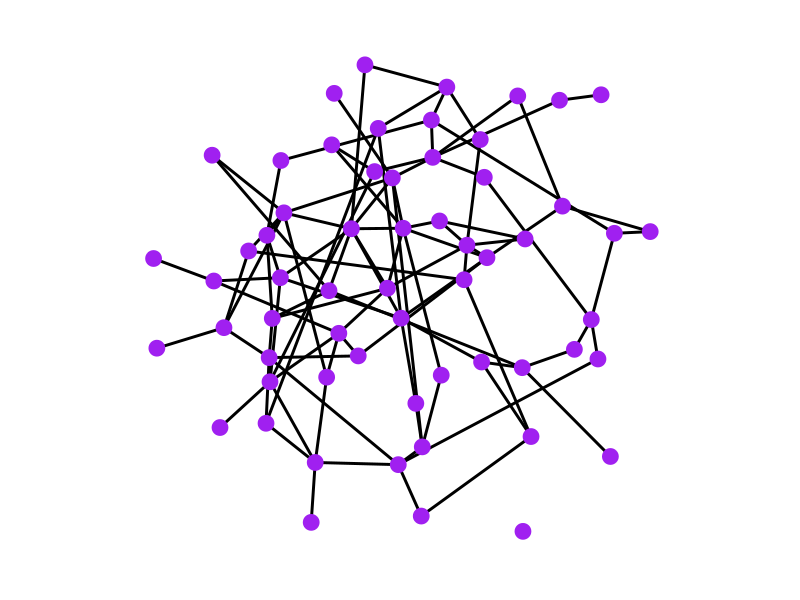
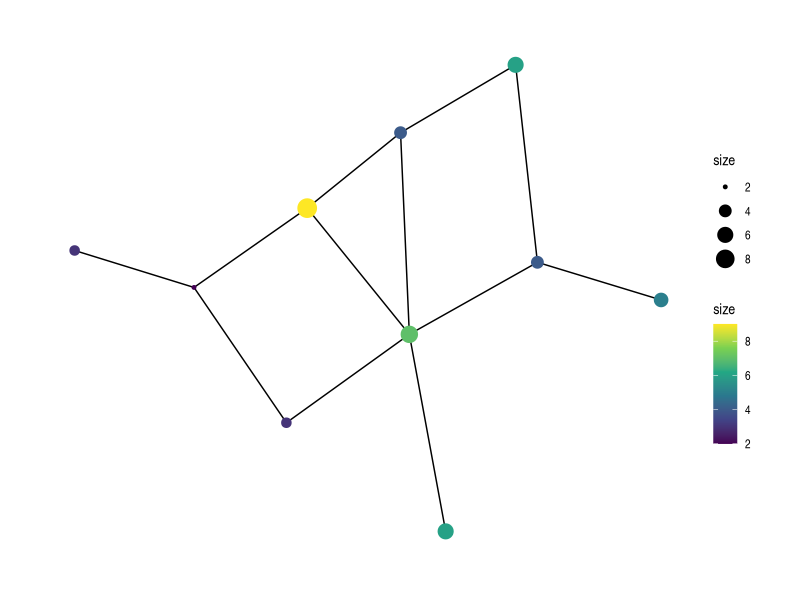
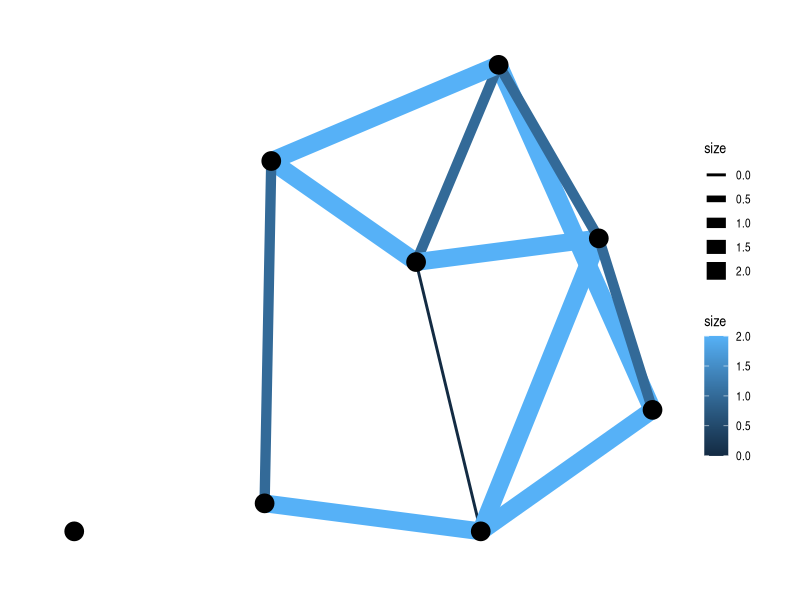
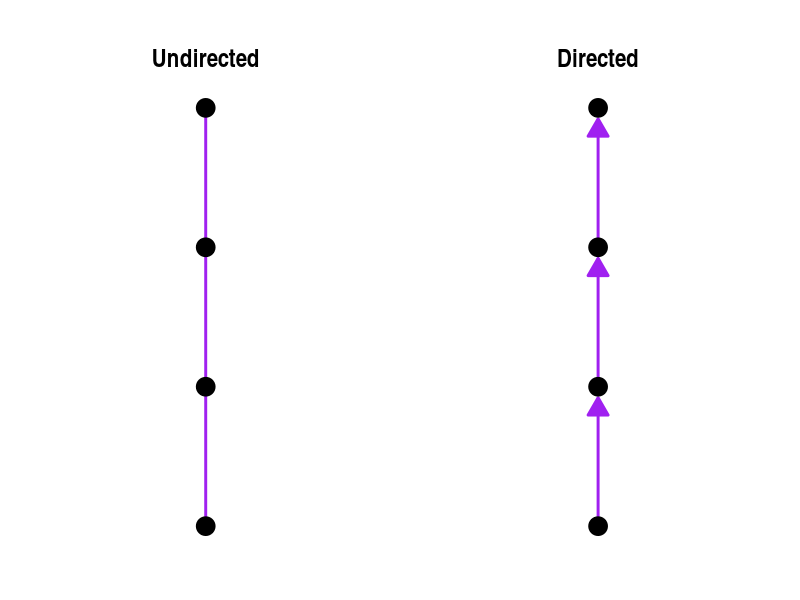
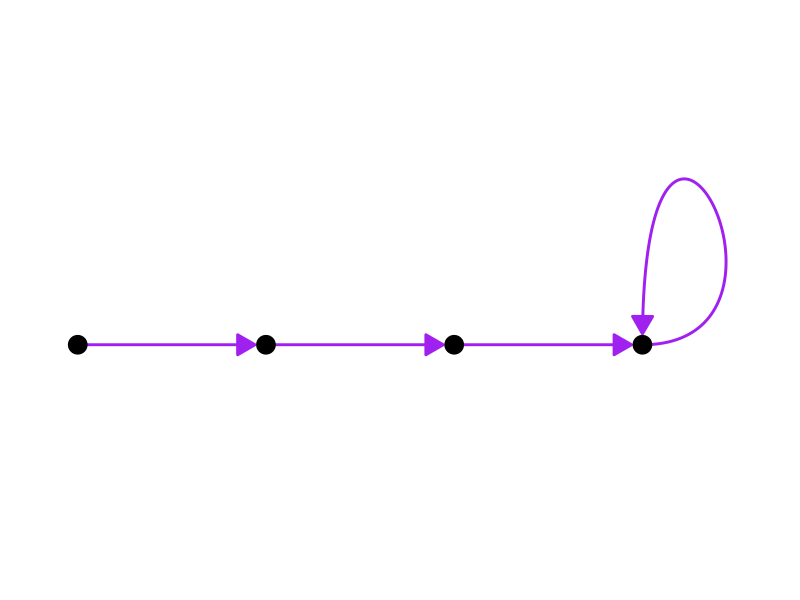
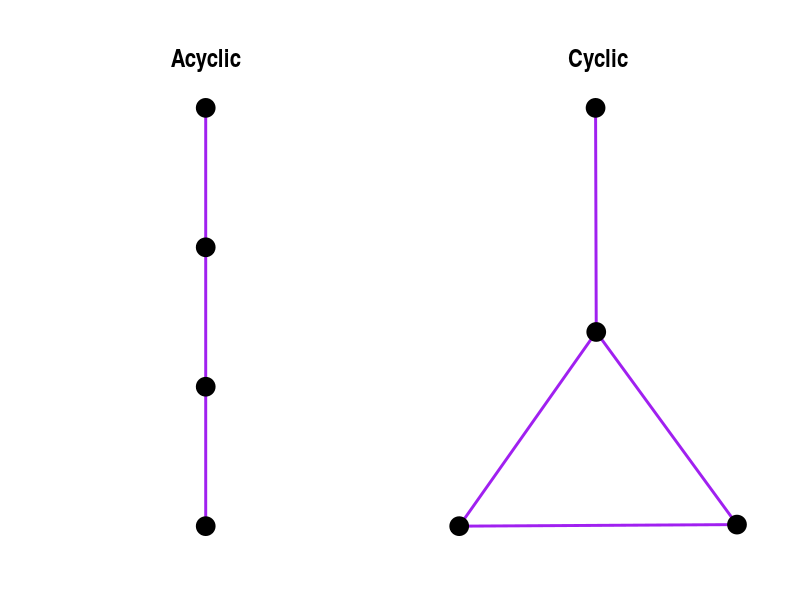
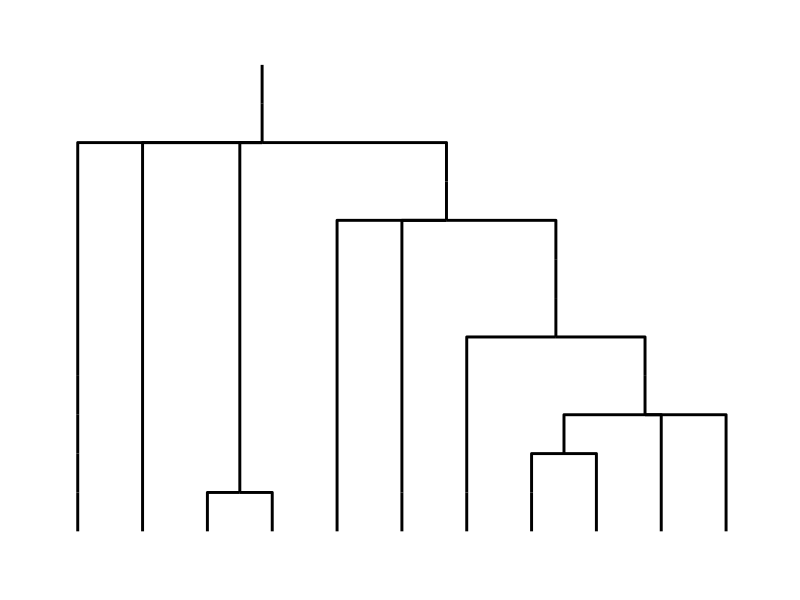
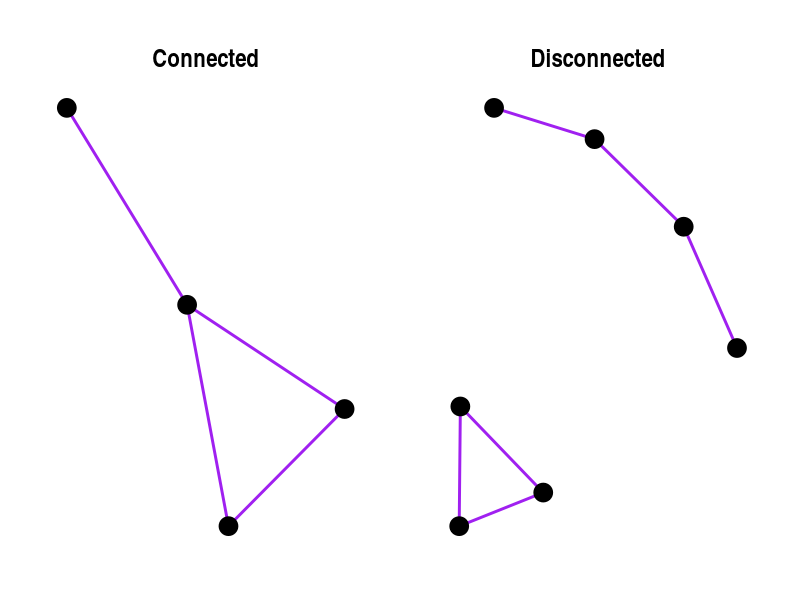

Generate these figures, in order, with R:
## ---- chunk 1
#| echo: false

library(igraph)
library(ggraph) # also attaches required `ggplot2`
library(patchwork)
## ---- chunk 2
#| echo: true
#| code-fold: true
#| fig-align: center

# Create a random graph
set.seed(20260416)
g <- sample_gnm(60, 100) %>% 
  set_edge_attr(name = "weight",
                value = rexp(n = 100, rate = 0.9))

# Graph
ggraph(g, layout = "igraph", algorithm = "fr") +
  geom_edge_link(linewidth = 1) +
  geom_node_point(size = 5, color = "purple") +
  coord_equal() +
  theme_graph()
## ---- chunk 3
#| echo: true
#| code-fold: true
#| fig-align: center

# Create a random graph
set.seed(20260416)
g <- sample_gnm(10, 12) %>% 
  set_vertex_attr(name = "size", value = rpois(n = 10, lambda = 3) + 1)

ggraph(g, layout = "auto") +
  geom_edge_link() +
  geom_node_point(aes(size = size, color = size)) +
  scale_color_viridis_c() +
  theme_graph()

## ---- chunk 4
#| echo: true
#| code-fold: true
#| fig-align: center

# Create a random graph
set.seed(20260416)
g <- sample_gnm(8, 12) %>% 
  set_edge_attr(name = "size", value = rbinom(n = 12, size = 2, prob = 0.5))

ggraph(g, layout = "auto") +
  geom_edge_link(aes(linewidth = size, color = size)) +
  geom_node_point(size = 6) +
  theme_graph()

## ---- chunk 5
#| echo: true
#| code-fold: true
#| fig-align: center

# Create a graph
g1 <- make_graph(edges = c(1, 2, 2, 3, 3, 4),
                 directed = FALSE)

g2 <- make_graph(edges = c(1, 2, 2, 3, 3, 4),
                 directed = TRUE)

p1 <- ggraph(g1, layout = "linear") +
  geom_edge_link(linewidth = 1,
                 color = "purple") +
  geom_node_point(size = 6) +
  coord_flip() +
  ggtitle("Undirected") +
  theme_graph() +
  theme(plot.title = element_text(hjust = 0.5))

p2 <- ggraph(g2, layout = "linear") +
  geom_edge_link(linewidth = 1, arrow = arrow(angle = 30, 
                                               length = unit(0.2, "inches"),
                                               type = "closed"),
                  end_cap = circle(0.11, "inches"),
                  color = "purple") +
  geom_node_point(size = 6) +
  coord_flip() +
  ggtitle("Directed") +
  theme_graph() +
  theme(plot.title = element_text(hjust = 0.5))

p1 + p2

## ---- chunk 6
#| echo: true
#| code-fold: true
#| fig-align: center

g <- make_graph(edges = c(1, 2, 2, 3, 3, 4, 4, 4),
                directed = TRUE)

ggraph(g, layout = "linear") +
  geom_edge_loop(linewidth = 1,
                arrow = arrow(angle = 30, 
                              length = unit(0.2, "inches"),
                              type = "closed"),
                end_cap = circle(0.11, "inches"), 
                color = "purple") +
  geom_edge_link(linewidth = 1,
                arrow = arrow(angle = 30, 
                              length = unit(0.2, "inches"),
                              type = "closed"),
                end_cap = circle(0.11, "inches"), 
                color = "purple") +
  geom_node_point(size = 6) +
  coord_cartesian(ylim = c(-0.5, 0.75)) +
  theme_graph()

## ---- chunk 7
#| echo: true
#| code-fold: true
#| fig-align: center

# Create a graph
g1 <- make_graph(edges = c(1, 2, 2, 3, 3, 4),
                 directed = FALSE)

g2 <- make_graph(edges = c(1, 2, 2, 3, 3, 4, 4, 2),
                 directed = FALSE)

p1 <- ggraph(g1, layout = "linear") +
  geom_edge_link(linewidth = 1,
                 color = "purple") +
  geom_node_point(size = 6) +
  coord_flip() +
  ggtitle("Acyclic") +
  theme_graph() +
  theme(plot.title = element_text(hjust = 0.5))

p2 <- ggraph(g2, layout = "auto") +
  geom_edge_link(linewidth = 1, 
                  color = "purple") +
  geom_node_point(size = 6) +
  coord_flip() +
  ggtitle("Cyclic") +
  theme_graph() +
  theme(plot.title = element_text(hjust = 0.5))

p1 + p2

## ---- chunk 8
#| echo: true
#| code-fold: true
#| fig-align: center

# Random graph
set.seed(20260416)
tr <- sample_tree(n = 30, directed = TRUE, method = "lerw")

ggraph(tr, layout = 'dendrogram') + 
  geom_edge_elbow(linewidth = 1) +
  theme_graph()
## ---- chunk 9
#| echo: true
#| code-fold: true
#| fig-align: center

# Create a graph
g1 <- make_graph(edges = c(1, 2, 2, 3, 3, 4, 4, 2),
                 directed = FALSE)

g2 <- make_graph(edges = c(1, 2, 2, 3, 3, 4, 5, 6, 6, 7, 7, 5),
                 directed = FALSE)

p1 <- ggraph(g1, layout = "igraph", algorith = "fr") +
  geom_edge_link(linewidth = 1,
                 color = "purple") +
  geom_node_point(size = 6) +
  ggtitle("Connected") +
  theme_graph() +
  theme(plot.title = element_text(hjust = 0.5))

p2 <- ggraph(g2, layout = "igraph", algorith = "fr") +
  geom_edge_link(linewidth = 1, 
                  color = "purple") +
  geom_node_point(size = 6) +
  ggtitle("Disconnected") +
  theme_graph() +
  theme(plot.title = element_text(hjust = 0.5))

p1 + p2

## ---- chunk 10
#| echo: true
#| code-fold: true
#| fig-align: center

# Create a graph
g1 <- make_graph(edges = c(1, 2, 2, 3, 3, 1, 
                           # Node 4 is cut node
                           3, 4, 4, 5,
                           5, 6, 6, 7, 7, 5),
                 directed = FALSE) %>% 
  set_vertex_attr(name = "cut", value = c((1:7) == 4))

g2 <- make_graph(edges = c(1, 2, 2, 3, 3, 1, 
                           # Cut vertex between 3 and 4
                           3, 4,
                           4, 5, 5, 6, 6, 7, 7, 4),
                 directed = FALSE) %>% 
  set_edge_attr(name = "cut", value = c((1:8) == 4))

p1 <- ggraph(g1, layout = "igraph", algorith = "fr") +
  geom_edge_link(linewidth = 1,
                 color = "black") +
  geom_node_point(size = 7, aes(color = cut)) +
  ggtitle("Cut Node") +
  theme_graph() +
  theme(plot.title = element_text(hjust = 0.5))

p2 <- ggraph(g2, layout = "igraph", algorith = "fr") +
  geom_edge_link(linewidth = 1, aes(color = cut)) +
  geom_node_point(size = 6) +
  ggtitle("Cut Edge") +
  theme_graph() +
  theme(plot.title = element_text(hjust = 0.5))

p1 + p2

## ---- chunk 11
#| echo: false
#| fig-align: center

# Create a random graph
set.seed(20260416)
g <- sample_gnm(60, 100) %>% 
  set_edge_attr(name = "weight",
                value = rexp(n = 100, rate = 0.9))

# Graph
ggraph(g, layout = "igraph", algorithm = "fr") +
  geom_edge_link(linewidth = 1) +
  geom_node_point(size = 5, color = "purple") +
  coord_equal() +
  theme_graph()
## ---- chunk 12
#| echo: true
#| code-fold: true
#| fig-align: center

# Create a graph
g1 <- make_graph(edges = c(1, 2, 2, 3, 3, 1, 
                           # Node 4 is cut node
                           3, 4, 4, 5,
                           5, 6, 6, 7, 7, 5),
                 directed = FALSE) %>% 
  set_vertex_attr(name = "cut", value = c((1:7) == 4))

mat <- g1 %>% 
  as.matrix() %>% 
  as.matrix
colnames(mat) <- 1:7
rownames(mat) <- 1:7

par(mfrow = c(1, 2))
plot(g1, main = "Node-Link Diagram")
image(mat, asp = 1, axes = FALSE, main = "Adjacency Matrix", lwd = 0.5)
axis(1, at = seq(0, 1, length.out = 7), labels = 1:7)
axis(2, at = seq(0, 1, length.out = 7), labels = 1:7)
box()
